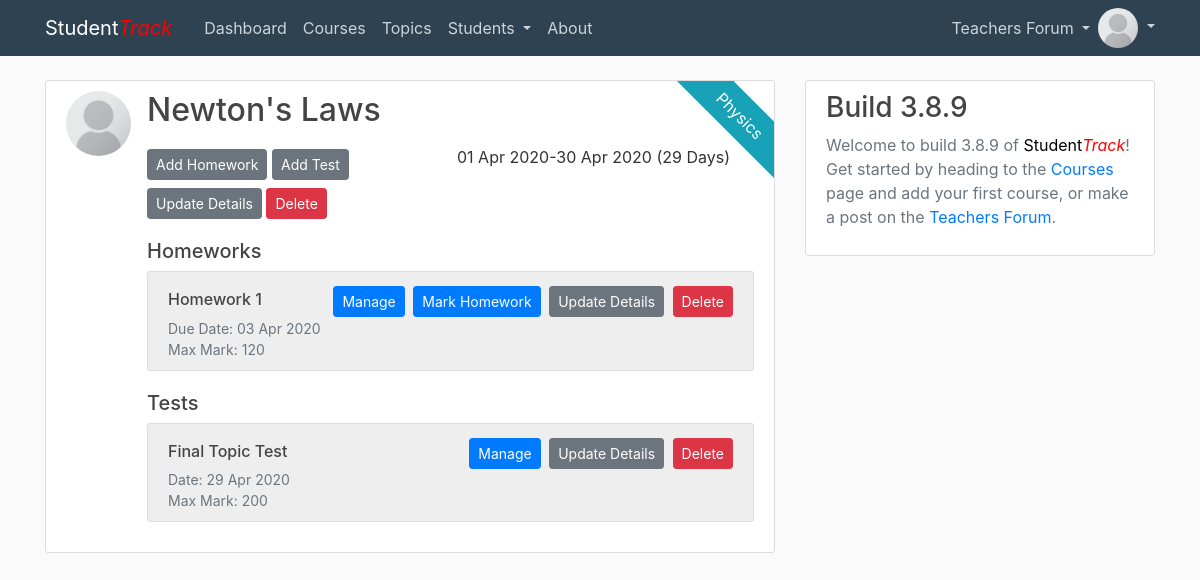
Before: /topic/1 (signed in) with the older database file.
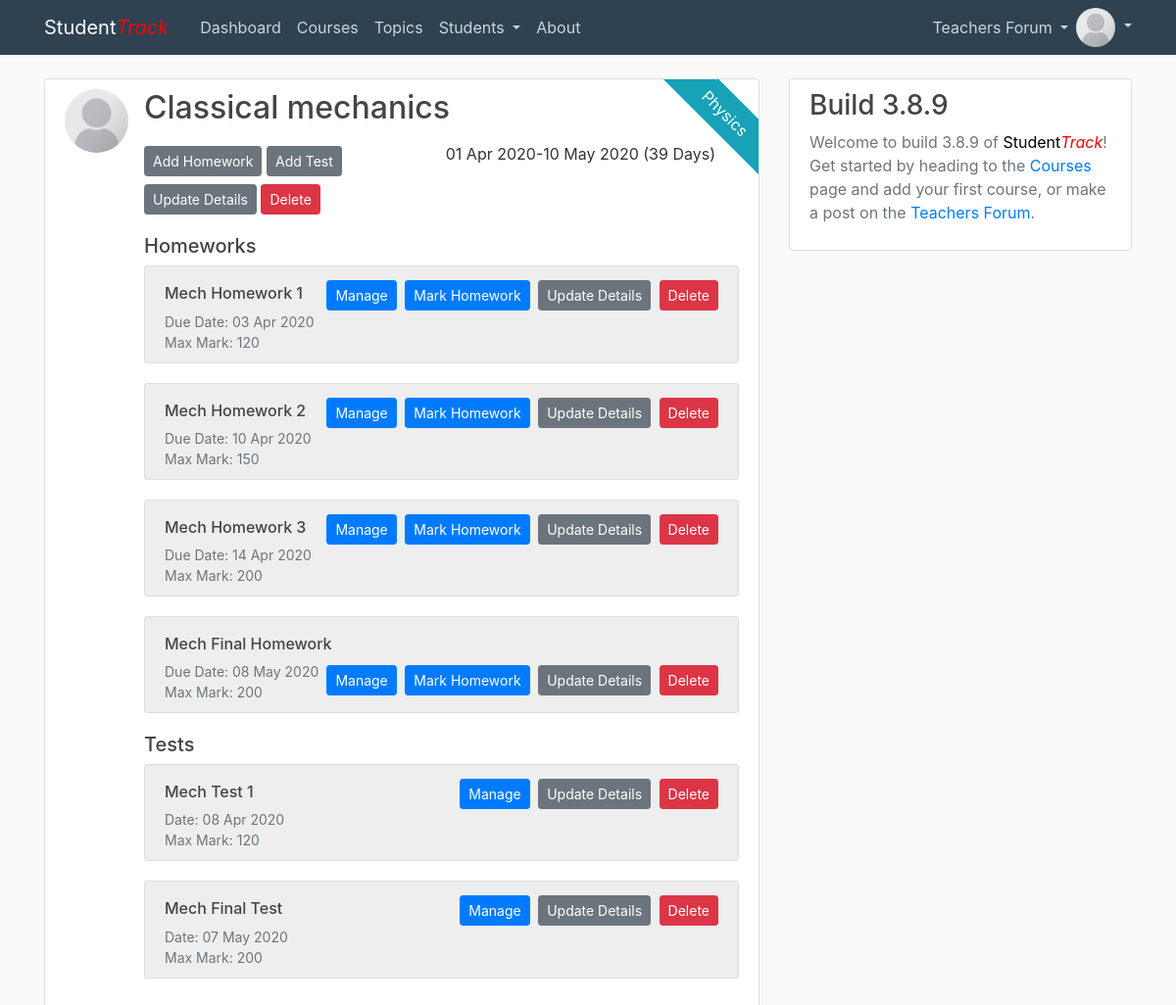
After: the same page with the newer database file.
### projectCode/models.py (models this page shows, shortened)
class User(db.Model, UserMixin):
    id = db.Column(db.Integer, primary_key=True)
    username = db.Column(db.String(20), unique=True, nullable=False)
    email = db.Column(db.String(120), unique=True, nullable=False)
    image_file = db.Column(db.String(20), nullable=False, default='def.png')
    password = db.Column(db.String(60), nullable=False)
    posts = db.relationship('Post', backref='author', lazy=True)
    courses = db.relationship('Course', backref='teacher', lazy=True)
    comments = db.relationship('Comment', backref='commenter', lazy=True)

class Topic(db.Model):
    id = db.Column(db.Integer, primary_key=True)
    name = db.Column(db.String(100), nullable=False)
    course_id = db.Column(db.Integer, db.ForeignKey('course.id'), nullable=False)
    start_date = db.Column(db.DateTime, default=datetime.utcnow)
    end_date = db.Column(db.DateTime)
    homeworks = db.relationship('Homework', backref='topic', lazy=True)
    tests = db.relationship('Test', backref='topic', lazy=True)

class Homework(db.Model):
    id = db.Column(db.Integer, primary_key=True)
    name = db.Column(db.String(100), nullable=False)
    due_date = db.Column(db.DateTime, nullable=False)
    max_mark = db.Column(db.Integer, nullable=False)
    topic_id = db.Column(db.Integer, db.ForeignKey('topic.id'), nullable=False)
    homework_marks = db.relationship('HomeworkMark', backref='homework', lazy=True)

class Test(db.Model):
    id = db.Column(db.Integer, primary_key=True)
    name = db.Column(db.String(100), nullable=False)
    date = db.Column(db.DateTime, nullable=False)
    topic_id = db.Column(db.Integer, db.ForeignKey('topic.id'), nullable=False)
    max_mark = db.Column(db.Integer, nullable=False)
    topic_id = db.Column(db.Integer, db.ForeignKey('topic.id'), nullable=False)
    test_marks = db.relationship('TestMark', backref='test', lazy=True)

### projectCode/routes.py (the view)
@app.route("/topic/<int:topic_id>")
@login_required
def topic(topic_id):
    topic = Topic.query.get_or_404(topic_id)
    if topic.course.teacher != current_user:
        abort(403)
    return render_template('single_topic.html', title=topic.name, topic=topic)

### projectCode/models.py (called while the page is built)
@login_manager.user_loader
def load_user(user_id):
    return User.query.get(int(user_id))

### projectCode/templates/single_topic.html (shortened to what this page needs)
{% extends "layout_content.html" %}
{% block content %}
  <article class="parent media content-section">
    <div class="ribbon"><a style="color:white;" href="{{ url_for('courses', course_id=topic.course.id) }}">{{ topic.course.name }}</a></div>
    <img class="rounded-circle article-img" src="{{ url_for('static', filename='profile_pics/def.png') }}">
    <div class="media-body">
      <div class="media-body">
        <div class="pb-2">
          <h2><a class="article-title" href="{{ url_for('topic', topic_id=topic.id) }}">{{ topic.name }}</a></h2>
        </div>
        <p style="display: inline-block;float:right;" class="mr-4">{{ topic.start_date.strftime('%d %b %Y') }}-{{ topic.end_date.strftime('%d %b %Y') }} ({{ (topic.end_date-topic.start_date).days }} Days)</p>
        <div>
          <a class="btn btn-secondary btn-sm mt-1 mb-1" href="{{ url_for('new_homework', topic_id=topic.id) }}">Add Homework</a>
          <a class="btn btn-secondary btn-sm mt-1 mb-1" href="{{ url_for('new_test', topic_id=topic.id) }}">Add Test</a>
          <a class="btn btn-secondary btn-sm mt-1 mb-1" href="{{ url_for('update_topic', topic_id=topic.id) }}">Update Details</a>
          <button type="button" class="btn btn-danger btn-sm mb-1 mt-1 mr-0" data-toggle="modal" data-target="#deleteModal{{ topic.id }}">Delete</button>
        </div>
        {% if topic.homeworks|length > 0 %}
          <h5 class="mt-3">Homeworks</h5>
          {% for homework in topic.homeworks %}
            <article class="content-section" style="background:#eeeeee;">
                <div style="display: inline-block;">
                <h6 class="mt-2">{{ homework.name }}</h6>
                </div>
                <div style="display: inline-block;" class="float-right">
                  <a class="btn btn-primary btn-sm mt-1 mb-1 mr-1" href="{{ url_for('homework', homework_id=homework.id) }}">Manage</a>
                  <a class="btn btn-primary btn-sm mt-1 mb-1 mr-1" href="{{ url_for('mark_homework', homework_id=homework.id) }}">Mark Homework</a>
                  <a class="btn btn-secondary btn-sm mt-1 mb-1" href="{{ url_for('update_homework', homework_id=homework.id) }}">Update Details</a>
                  <button type="button" class="btn btn-danger btn-sm ml-1 mb-1 mt-1 mr-0" data-toggle="modal" data-target="#deleteModalHH{{ homework.id }}">Delete</button>
                </div>
                <p class="text-muted m-0" style="font-size:14px;">Due Date: {{ homework.due_date.strftime("%d %b %Y") }}</p>
                <p class="text-muted m-0" style="font-size:14px;">Max Mark: {{ homework.max_mark }}</p>
            </article>
          {% endfor %}
        {% endif %}
        {% if topic.tests|length > 0 %}
          <h5>Tests</h5>
          {% for test in topic.tests %}
            <article class="content-section" style="background:#eeeeee;">
                <div style="display: inline-block;">
                <h6 class="mt-2">{{ test.name }}</h6>
                </div>
                <div style="display: inline-block;" class="float-right">
                  <a class="btn btn-primary btn-sm mt-1 mb-1 mr-1" href="{{ url_for('test', test_id=test.id) }}">Manage</a>
                  <a class="btn btn-secondary btn-sm mt-1 mb-1" href="{{ url_for('update_test', test_id=test.id) }}">Update Details</a>
                  <button type="button" class="btn btn-danger btn-sm ml-1 mb-1 mt-1 mr-0" data-toggle="modal" data-target="#deleteModalTT{{ test.id }}">Delete</button>
                </div>
                <p class="text-muted m-0" style="font-size:14px;">Date: {{ test.date.strftime("%d %b %Y") }}</p>
                <p class="text-muted m-0" style="font-size:14px;">Max Mark: {{ test.max_mark }}</p>
            </article>
          {% endfor %}
        {% endif %}
      </div>
    </div>
  </article>
{% endblock content %}

### projectCode/templates/layout_site_main.html (shortened to what this page needs)
<!DOCTYPE html>
<html>
<head>
    <link rel="stylesheet" href="https://maxcdn.bootstrapcdn.com/bootstrap/4.0.0/css/bootstrap.min.css">
    <link rel="stylesheet" type="text/css" href="{{ url_for('static', filename='css/main.css') }}">
</head>
<body>
    <header class="site-header">
      <nav class="navbar navbar-expand-md navbar-dark bg-steel fixed-top">
        <div class="container">
          <a class="navbar-brand mr-4" href="/">Student<font color="red"><em>Track</em></font></a>
          <div class="collapse navbar-collapse" id="navbarToggle">
            <div class="navbar-nav mr-auto">
              {% if current_user.is_authenticated %}
              <a class="nav-item nav-link" href="{{ url_for('dash') }}">Dashboard</a>
              <a class="nav-item nav-link" href="{{ url_for('courses') }}">Courses</a>
              <a class="nav-item nav-link" href="{{ url_for('topics') }}">Topics</a>
              <li class="nav-item dropdown">
                <a class="nav-link dropdown-toggle" href="#" id="navbarDropdown1" role="button" data-toggle="dropdown" aria-haspopup="true" aria-expanded="false">
                  Students
                </a>
              </li>
              {% else %}
              <a class="nav-item nav-link" href="{{ url_for('home') }}">Forum</a>
              {% endif %}
              <a class="nav-item nav-link" href="{{ url_for('about') }}">About</a>
            </div>
            <div class="navbar-nav">
              {% if current_user.is_authenticated %}
              <li class="nav-item dropdown">
                <a class="nav-link dropdown-toggle" href="#" id="navbarDropdown1" role="button" data-toggle="dropdown" aria-haspopup="true" aria-expanded="false">
                  Teachers Forum
                </a>
              </li>
              <li class="nav-item dropdown">
                <a class="nav-link dropdown-toggle p-0" href="#" id="navbarDropdown1" role="button" data-toggle="dropdown" aria-haspopup="true" aria-expanded="false">
                  <img class="rounded-circle nav-img dropdown-toggle" src="{{ url_for('static', filename='profile_pics/' + current_user.image_file) }}">
                </a>
              </li>
              {% else %}
              <a class="nav-item nav-link" href="{{ url_for('login') }}">Login</a>
              <a class="nav-item nav-link" href="{{ url_for('register') }}">Register</a>
              {% endif %}
            </div>
          </div>
        </div>
      </nav>
    </header>
    {% block sublayout %}{% endblock %}
</body>
</html>

Changed rows visible on the page:
removed Test: name "Final Topic Test", date "29 Apr 2020", max_mark "200"
changed User: image_file: a different picture
changed Topic: name "Newton's Laws" → "Classical mechanics"; end_date "30 Apr 2020" → "10 May 2020"; (topic.end_date-topic.start_date).days "29" → "39"
changed Homework: name "Homework 1" → "Mech Homework 1"
added Homework: name "Mech Homework 2", due_date "10 Apr 2020", max_mark "150"
added Homework: name "Mech Homework 3", due_date "14 Apr 2020", max_mark "200"
added Homework: name "Mech Final Homework", due_date "08 May 2020", max_mark "200"
added Test: name "Mech Test 1", date "08 Apr 2020", max_mark "120"
added Test: name "Mech Final Test", date "07 May 2020", max_mark "200"
